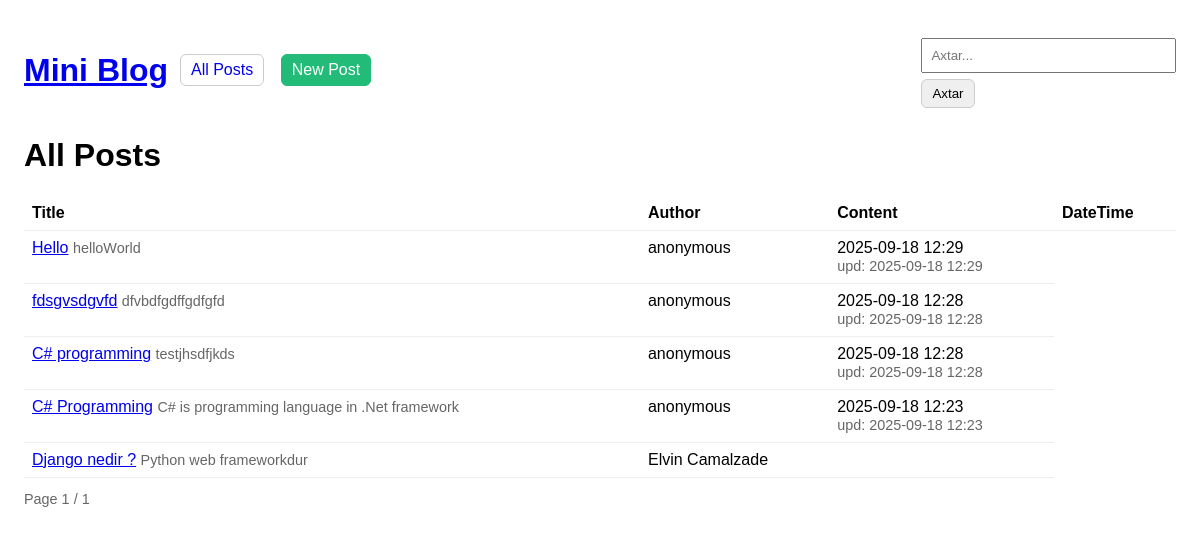
The page / on the database its author committed.
### blog/models.py (models this page shows, shortened)
class Post(models.Model):
    title=models.CharField(max_length=200)
    slug=models.SlugField(max_length=220,unique=True,blank=True)
    content=models.TextField()
    author=models.CharField(max_length=100,default='anonymous')
    created_at=models.DateTimeField(auto_now_add=True)
    updated_at=models.DateTimeField(auto_now=True)
    class Meta:
        ordering=['-created_at']
        indexes=[
            models.Index(fields=['slug']),
            models.Index(fields=['-created_at']),
        ]

### blog/views.py (the view)
# urls.py: path('', views.post_list, name='post_list'),
def post_list(request):
    q = (request.GET.get('q') or "").strip()
    qs = Post.objects.all()
    if q:
        qs = qs.filter(
            Q(title__icontains=q) | Q(content__icontains=q)
        ).distinct()
    paginator = Paginator(qs, 5)
    page = request.GET.get('page') or 1
    page_obj = paginator.get_page(page)
    return render(request, 'blog/post_list.html',
                  {'page_obj': page_obj,
                   "posts": page_obj.object_list,
                   "q": q})

### blog/templates/blog/post_list.html (shortened to what this page needs)
{% extends "blog/base.html" %}
{% block content %}
    <h1>All Posts</h1>
    <table>
        <thead>
        <tr>
            <th>Title</th>
            <th>Author</th>
            <th>Content</th>
            <th>DateTime</th>
        </tr>
        </thead>
        <tbody>
        {% for p in posts %}
            {% include 'blog/_post_row.html' with p=p %}
        {% endfor %}
        </tbody>
    </table>
        <div style="margin-top:12px">
            <span class="muted">Page {{ page_obj.number }} / {{ page_obj.paginator.num_pages }}</span>
        </div>
{% endblock %}

### blog/templates/blog/_post_row.html
<tr>
    <td>
        <a href="{% url 'blog:post_detail' p.slug %}">{{ p.title }}</a>
        <span class="muted">{{ p.content|truncatechars:80 }}</span>
    </td>
    <td>
        {{ p.author }}
    </td>
    <td>
         {{ p.created_at|date:"Y-m-d H:i" }}
        {% if p.updated_at %}
            <br/>
            <span class="muted">
            upd: {{ p.updated_at|date:"Y-m-d H:i" }}
            </span>
        {% endif %}
    </td>
</tr>

### blog/templates/blog/base.html (style rules this page uses)
body { font-family: sans-serif; margin: 24px; }
.muted { color:#666; font-size: 90%; }
table { width:100%; border-collapse: collapse; }
th, td { padding: 8px; border-bottom:1px solid #eee; text-align:left; vertical-align: top; }

### rows shown on the page
Post: title "Hello", content "helloWorld", author "anonymous", created_at "2025-09-18 12:29", updated_at "2025-09-18 12:29"
Post: title "fdsgvsdgvfd", content "dfvbdfgdffgdfgfd", author "anonymous", created_at "2025-09-18 12:28", updated_at "2025-09-18 12:28"
Post: title "C# programming", content "testjhsdfjkds", author "anonymous", created_at "2025-09-18 12:28", updated_at "2025-09-18 12:28"
Post: title "C# Programming", content "C# is programming language in .Net framework", author "anonymous", created_at "2025-09-18 12:23", updated_at "2025-09-18 12:23"
Post: title "Django nedir ?", content "Python web frameworkdur", author "Elvin Camalzade"

### other values the page prints
{{ page_obj.number }} "1"
{{ page_obj.paginator.num_pages }} "1"
